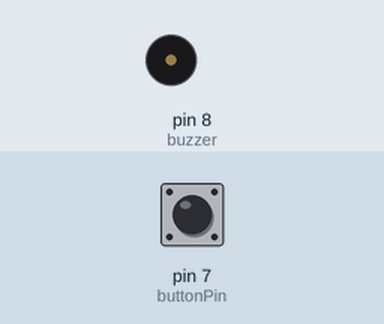
This sketch was run on a simulated Arduino Uno, built with avr-gcc and run on an emulated ATmega328P. Parts: buzzer (waves = sounding, pin HIGH). Inputs (shaded band) come from the test bench; at power-on: pin 7 (buttonPin) HIGH.

Above: at 1.2 s.
1.3 s: pin 7 (buttonPin) pulled LOW for 0.15 s
At 1.37 s:
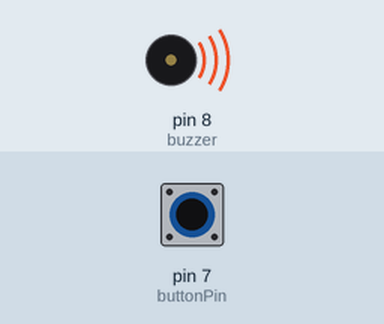
2.9 s: pin 7 (buttonPin) pulled LOW for 3.2 s
At 7.4 s:
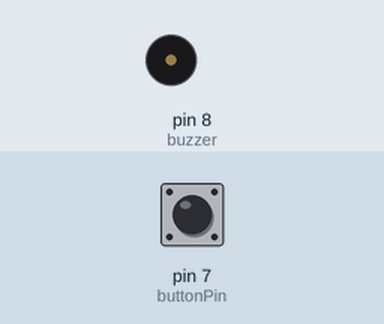
Timing chart, 0 to 8.9 s (numbered marks = the images above; inputs shaded):
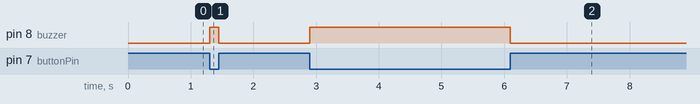

Measured:
- after the input at 1.3 s, pin 8 (buzzer): LOW → HIGH at once, → LOW 0.15 s later
- after the input at 2.9 s, pin 8 (buzzer): LOW → HIGH at once, → LOW 3.2 s later

The sketch:

P1.ino
```cpp
int buzzer = 8;
int buttonPin = 7;

void setup() {
  pinMode(buzzer, OUTPUT);
  pinMode(buttonPin, INPUT_PULLUP); // bouton relié à GND
}

void loop() {
  if(digitalRead(buttonPin) == LOW) {
    digitalWrite(buzzer, HIGH);
  } else {
    digitalWrite(buzzer, LOW);
  }
}
```
